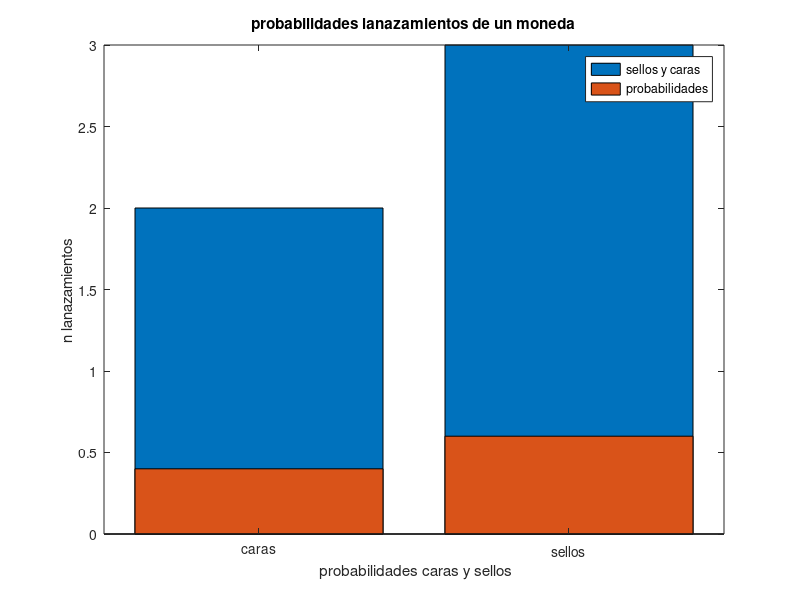

This figure's MATLAB source:
clear all;
num_lanzamientos=input("lanzamientos: ")
vector=[]
for i=1:num_lanzamientos
  vector(i)=round(rand());
endfor
display(vector)

caras=sum(vector);
sellos= numel(vector)-caras;
probalilidad_caras=caras/num_lanzamientos;
probalilidad_sellos=sellos/num_lanzamientos;

probabilidades=[probalilidad_caras,probalilidad_sellos]
lanzamientos=[caras,sellos]

display(caras)
display(sellos)
bar([caras,sellos])

set(gca,'xticklabel',{'caras','sellos'})
xlabel('resultados');
ylabel('n lanazamientos');
title('Lanzamiento de una moneda');
hold on
bar([probalilidad_caras,probalilidad_sellos])
xlabel(' probabilidades caras y sellos');
ylabel('n lanazamientos');
title('probabilidades lanazamientos de un moneda');
hold on
legend('sellos y caras','probabilidades');

